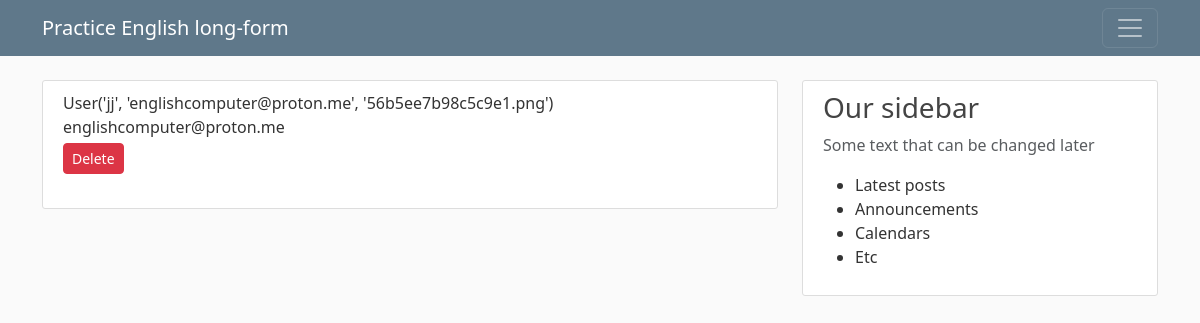
/all_users (signed in), run on the app's committed database.
### flaskblog/models.py (models this page shows)
class User(db.Model, UserMixin):
    id = db.Column(db.Integer, primary_key=True)
    username = db.Column(db.String(20), unique=True, nullable=False)
    email = db.Column(db.String(120), unique=True, nullable=False)
    image_file = db.Column(db.String(20), nullable=False, default='default.png')
    password = db.Column(db.String(60), nullable=False)
    posts = db.relationship('Post', backref='author', lazy=True)    # One to many, relationship
    def __repr__(self):
        return f"User('{self.username}', '{self.email}', '{self.image_file}')"

### flaskblog/users/routes.py (the view)
@users.route("/all_users")
@login_required
def all_users():
    users = User.query.all()
    return render_template('all_users.html', users=users)

### flaskblog/models.py (called while the page is built)
@login_manager.user_loader
def load_user(user_id):
    return User.query.get(int(user_id))

### flaskblog/templates/all_users.html (shortened to what this page needs)
{% extends "layout.html" %}
{% block content %}
<div class="content-section">
    {% for user in users %}
        <span>{{ user }}</span>
        <span>{{ user.email }}</span><br>
        <a class="btn btn-danger btn-sm mt-1" href="{{url_for('users.delete_user', user_email=user.email)}}">Delete</a>
    {% endfor %}
</div>
{% endblock content %}

### flaskblog/static/main.css (style rules this page uses)
body { background: #fafafa; color: #333333; margin-top: 5rem; }
.content-section { background: #ffffff; padding: 10px 20px; border: 1px solid #dddddd; border-radius: 3px; margin-bottom: 20px; }

### data on the page
User: username+email+image_file "User('jj', 'englishcomputer@proton.me', '56b5ee7b98c5c9e1.png')", email "englishcomputer@proton.me"
